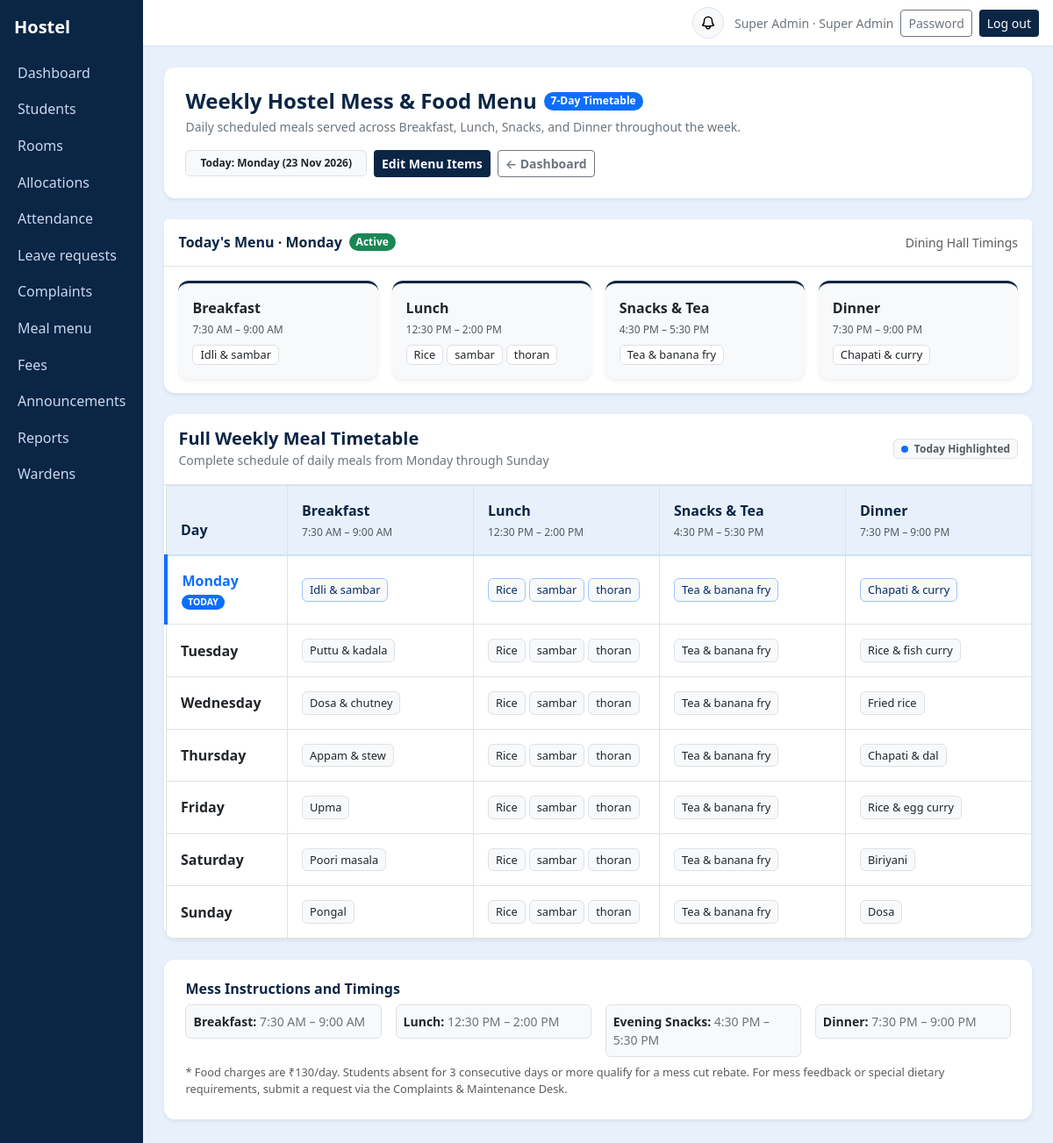
Screenshot of /menu/ (signed in) with the database file from the repository.
### core/models.py (models this page shows, shortened)
class User(AbstractUser):
    ROLES = [("admin", "Super Admin"), ("warden", "Warden"), ("student", "Student"), ("parent", "Parent")]
    role = models.CharField(max_length=10, choices=ROLES, default="student")
    phone = models.CharField(max_length=20, blank=True)
    must_change_password = models.BooleanField(default=False)
    @property
    def display_name(self):
        return self.get_full_name() or self.username

class MealMenu(models.Model):
    DAYS = list(enumerate(["Monday", "Tuesday", "Wednesday", "Thursday", "Friday", "Saturday", "Sunday"]))
    MEALS = [("B", "Breakfast"), ("L", "Lunch"), ("S", "Snacks"), ("D", "Dinner")]
    day = models.PositiveSmallIntegerField(choices=DAYS)
    meal = models.CharField(max_length=1, choices=MEALS)
    items = models.CharField(max_length=300)
    class Meta:
        unique_together = ("day", "meal")
        ordering = ["day", "meal"]

### core/views.py (the view)
# urls.py: path("menu/", v.menu, name="menu"),
@login_required
def menu(request):
    today = date.today()
    today_weekday = today.weekday()  # 0 = Monday, 6 = Sunday
    today_name = dict(m.MealMenu.DAYS).get(today_weekday, "Today")
    meal_meta = [
        {"key": "B", "name": "Breakfast", "timing": "7:30 AM – 9:00 AM"},
        {"key": "L", "name": "Lunch", "timing": "12:30 PM – 2:00 PM"},
        {"key": "S", "name": "Snacks & Tea", "timing": "4:30 PM – 5:30 PM"},
        {"key": "D", "name": "Dinner", "timing": "7:30 PM – 9:00 PM"},
    ]
    all_meals = m.MealMenu.objects.all()
    meals_dict = {(x.day, x.meal): x.items for x in all_meals}
    days_schedule = []
    today_meals = {}
    for day_idx, day_name in m.MealMenu.DAYS:
        day_row = {
            "day_idx": day_idx,
            "day_name": day_name,
            "is_today": (day_idx == today_weekday),
            "meals": [],
        }
        for mm in meal_meta:
            items_str = meals_dict.get((day_idx, mm["key"]), "")
            item_list = [it.strip() for it in items_str.split(",") if it.strip()] if items_str else []
            meal_data = {
                "key": mm["key"],
                "name": mm["name"],
                "timing": mm["timing"],
                "items_str": items_str or "—",
                "items_list": item_list,
            }
            day_row["meals"].append(meal_data)
            if day_idx == today_weekday:
                today_meals[mm["key"]] = meal_data
        days_schedule.append(day_row)
    headers = ["Day"] + [m["name"] for m in meal_meta]
    rows = [
        (d["day_name"], *[m["items_str"] for m in d["meals"]])
        for d in days_schedule
    ]
    return show(
        request,
        "menu",
        title="Weekly Mess Food Menu",
        today=today,
        today_name=today_name,
        today_weekday=today_weekday,
        meal_meta=meal_meta,
        days_schedule=days_schedule,
        today_meals=today_meals,
        headers=headers,
        rows=rows,
        can_manage=request.user.role in STAFF,
    )

### core/views.py (called while the page is built)
def show(request, template, **ctx):
    return render(request, f"core/{template}.html", ctx)

### core/templates/core/menu.html
{% extends "core/base.html" %}{% block content %}
<div class="card p-4 mb-4 bg-white border-0 shadow-sm">
  <div class="d-flex flex-wrap justify-content-between align-items-center gap-3">
    <div>
      <div class="d-flex align-items-center gap-2 mb-1">
        <h4 class="mb-0 fw-bold" style="color:var(--navy);">Weekly Hostel Mess & Food Menu</h4>
        <span class="badge text-bg-primary rounded-pill">7-Day Timetable</span>
      </div>
      <div class="text-secondary small">
        Daily scheduled meals served across Breakfast, Lunch, Snacks, and Dinner throughout the week.
      </div>
    </div>
    <div class="d-flex align-items-center gap-2">
      <span class="badge text-bg-light border text-dark py-2 px-3">
        Today: <b>{{ today_name }}</b> ({{ today|date:"d M Y" }})
      </span>
      {% if can_manage %}
        <a href="{% url 'menu_manage' %}" class="btn btn-sm btn-navy fw-semibold">
          Edit Menu Items
        </a>
      {% endif %}
      <a href="{% url 'home' %}" class="btn btn-sm btn-outline-secondary fw-semibold">
        &larr; Dashboard
      </a>
    </div>
  </div>
</div>
<div class="card mb-4 bg-white border-0 shadow-sm">
  <div class="card-header bg-white border-bottom py-3 d-flex justify-content-between align-items-center">
    <div class="d-flex align-items-center gap-2">
      <h6 class="mb-0 fw-bold" style="color:var(--navy);">
        Today's Menu · {{ today_name }}
      </h6>
      <span class="badge text-bg-success rounded-pill">Active</span>
    </div>
    <span class="text-muted small">Dining Hall Timings</span>
  </div>
  <div class="card-body p-3">
    <div class="row g-3">
      {% for mm in meal_meta %}
        {% with m_today=today_meals|dictsort:mm.key %}
        <div class="col-12 col-sm-6 col-lg-3">
          <div class="card h-100 p-3 bg-light border-0 shadow-sm" style="border-radius: 12px; border-top: 3px solid var(--navy) !important;">
            <div class="d-flex justify-content-between align-items-center mb-1">
              <span class="fw-bold text-dark">{{ mm.name }}</span>
            </div>
            <div class="text-muted small mb-2" style="font-size:0.75rem;">
              {{ mm.timing }}
            </div>
            <div class="mt-auto">
              {% for k, v in today_meals.items %}
                {% if k == mm.key %}
                  {% if v.items_list %}
                    <div class="d-flex flex-wrap gap-1">
                      {% for item in v.items_list %}
                        <span class="badge bg-white border text-dark fw-normal py-1 px-2" style="font-size:0.8rem;">
                          {{ item }}
                        </span>
                      {% endfor %}
                    </div>
                  {% else %}
                    <span class="text-muted small">Not scheduled</span>
                  {% endif %}
                {% endif %}
              {% endfor %}
            </div>
          </div>
        </div>
        {% endwith %}
      {% endfor %}
    </div>
  </div>
</div>
<div class="card mb-4 bg-white border-0 shadow-sm" style="border-radius: 14px; overflow: hidden;">
  <div class="card-header bg-white border-bottom py-3 d-flex flex-wrap justify-content-between align-items-center gap-2">
    <div>
      <h5 class="mb-0 fw-bold" style="color:var(--navy);">
        Full Weekly Meal Timetable
      </h5>
      <span class="text-secondary small">
        Complete schedule of daily meals from Monday through Sunday
      </span>
    </div>
    <div class="d-flex align-items-center gap-2">
      <span class="badge text-bg-light border text-muted">
        <span class="badge bg-primary rounded-circle p-1 me-1"> </span> Today Highlighted
      </span>
    </div>
  </div>
  <div class="table-responsive">
    <table class="table table-bordered table-hover align-middle mb-0" style="min-width: 760px;">
      <thead style="background-color: var(--sky); border-bottom: 2px solid var(--sky2);">
        <tr>
          <th style="width: 14%; color: var(--navy);" class="py-3 px-3">
            Day
          </th>
          {% for mm in meal_meta %}
            <th style="width: 21.5%; color: var(--navy);" class="py-3 px-3">
              <div class="fw-bold mb-1">{{ mm.name }}</div>
              <div class="text-muted small fw-normal" style="font-size: 0.75rem;">
                {{ mm.timing }}
              </div>
            </th>
          {% endfor %}
        </tr>
      </thead>
      <tbody>
        {% for row in days_schedule %}
          <tr {% if row.is_today %}style="background-color: #f1f7fe !important; border-left: 4px solid var(--bs-primary) !important;"{% endif %}>
            <td class="p-3 {% if row.is_today %}bg-white-subtle{% endif %}">
              <div class="d-flex flex-column gap-1">
                <span class="fw-bold {% if row.is_today %}text-primary fs-6{% else %}text-dark{% endif %}">
                  {{ row.day_name }}
                </span>
                {% if row.is_today %}
                  <span class="badge text-bg-primary rounded-pill" style="font-size: 0.65rem; width: fit-content;">
                    TODAY
                  </span>
                {% endif %}
              </div>
            </td>
            {% for m in row.meals %}
              <td class="p-3">
                {% if m.items_list %}
                  <div class="d-flex flex-wrap gap-1">
                    {% for item in m.items_list %}
                      <span class="badge {% if row.is_today %}text-bg-light border border-primary-subtle text-primary-emphasis{% else %}text-bg-light border text-dark{% endif %} fw-normal py-1 px-2" style="font-size: 0.8rem; line-height: 1.3;">
                        {{ item }}
                      </span>
                    {% endfor %}
                  </div>
                {% else %}
                  <span class="text-secondary small fst-italic">—</span>
                {% endif %}
              </td>
            {% endfor %}
          </tr>
        {% endfor %}
      </tbody>
    </table>
  </div>
</div>
<div class="card p-4 bg-white border-0 shadow-sm mb-4">
  <div class="d-flex align-items-center gap-2 mb-2">
    <h6 class="mb-0 fw-bold" style="color:var(--navy);">Mess Instructions and Timings</h6>
  </div>
  <div class="row g-3 small text-secondary">
    <div class="col-12 col-md-3">
      <div class="p-2 border rounded bg-light">
        <span class="fw-bold text-dark">Breakfast:</span> 7:30 AM – 9:00 AM
      </div>
    </div>
    <div class="col-12 col-md-3">
      <div class="p-2 border rounded bg-light">
        <span class="fw-bold text-dark">Lunch:</span> 12:30 PM – 2:00 PM
      </div>
    </div>
    <div class="col-12 col-md-3">
      <div class="p-2 border rounded bg-light">
        <span class="fw-bold text-dark">Evening Snacks:</span> 4:30 PM – 5:30 PM
      </div>
    </div>
    <div class="col-12 col-md-3">
      <div class="p-2 border rounded bg-light">
        <span class="fw-bold text-dark">Dinner:</span> 7:30 PM – 9:00 PM
      </div>
    </div>
    <div class="col-12 text-muted mt-2" style="font-size: 0.8rem;">
      * Food charges are ₹130/day. Students absent for 3 consecutive days or more qualify for a mess cut rebate. For mess feedback or special dietary requirements, submit a request via the Complaints & Maintenance Desk.
    </div>
  </div>
</div>
{% endblock %}

### core/templates/core/base.html (shortened to what this page needs)
{% load static %}<!doctype html>
<html lang="en"><head><meta charset="utf-8"><meta name="viewport" content="width=device-width, initial-scale=1">
<link href="https://cdn.jsdelivr.net/npm/bootstrap@5.3.3/dist/css/bootstrap.min.css" rel="stylesheet">
</head><body>
{% if user.is_authenticated and not hide_nav %}
<div class="d-flex">
 <nav class="sidebar py-3" id="sb"><div class="px-3 pb-3 text-white fs-5 fw-semibold">Hostel</div>
  {% for name, label in nav_items %}<a href="{% url name %}" >{{ label }}</a>{% endfor %}
 </nav>
 <div class="flex-grow-1">
  <div class="topbar d-flex align-items-center justify-content-between px-3 py-2">
   <div class="ms-auto d-flex align-items-center gap-2">
     <div class="dropdown me-1">
       <button class="btn btn-sm btn-light border position-relative rounded-circle p-2 d-flex align-items-center justify-content-center" style="width:36px; height:36px;" type="button" id="notifDropdown" data-bs-toggle="dropdown" aria-expanded="false" title="Notifications">
       </button>
     </div>
     <span class="text-secondary small d-none d-sm-inline">{{ user.display_name }} · {{ user.get_role_display }}</span>
     <a class="btn btn-sm btn-outline-secondary" href="{% url 'password' %}">Password</a>
     <form method="post" action="{% url 'logout' %}" class="d-inline">{% csrf_token %}<button class="btn btn-sm btn-navy">Log out</button></form>
   </div>
  </div>
  <main class="p-3 p-md-4">
{% else %}<main class="container py-4">{% endif %}
  {% block content %}{% endblock %}
 </main>
{% if user.is_authenticated and not hide_nav %}</div></div>{% endif %}
</body></html>

### core/templates/core/base.html (style rules this page uses)
:root { --navy:#0b2545;--sky:#e8f1fb;--sky2:#cfe2f7 }
body { background:var(--sky);min-height:100vh }
.sidebar { background:var(--navy);width:230px;min-height:100vh }
.sidebar a { color:#c9d8ec;text-decoration:none;display:block;padding:.55rem 1.25rem }
.topbar { background:#fff;border-bottom:1px solid var(--sky2) }
.card { border:1px solid var(--sky2); border-radius:12px; box-shadow:0 2px 6px rgba(11,37,69,0.03) }
.btn-navy { background:var(--navy);color:#fff }
.table thead th { background:var(--sky);color:var(--navy);font-weight:600 }

### rows the page displays
User: display_name "Super Admin", role "Super Admin", last_login "23 Nov 2026"
MealMenu: items_list "Idli & sambar", items_list "Idli & sambar"
MealMenu: items_list "Tea & banana fry", items_list "Tea & banana fry"
MealMenu: items_list "Chapati & curry", items_list "Chapati & curry"
MealMenu: items_list "Puttu & kadala"
MealMenu: items_list "Tea & banana fry"
MealMenu: items_list "Rice & fish curry"
MealMenu: items_list "Dosa & chutney"
MealMenu: items_list "Tea & banana fry"
MealMenu: items_list "Fried rice"
MealMenu: items_list "Appam & stew"
MealMenu: items_list "Tea & banana fry"
MealMenu: items_list "Chapati & dal"
MealMenu: items_list "Upma"
MealMenu: items_list "Tea & banana fry"
MealMenu: items_list "Rice & egg curry"
MealMenu: items_list "Poori masala"
MealMenu: items_list "Tea & banana fry"
MealMenu: items_list "Biriyani"
MealMenu: items_list "Pongal"
MealMenu: items_list "Tea & banana fry"
MealMenu: items_list "Dosa"

### other values shown
{{ label }} "Dashboard" "Students" "Rooms" "Allocations" "Attendance" "Leave requests" "Complaints" "Meal menu" "Fees" "Announcements" "Reports" "Wardens"
{{ today_name }} "Monday"
{{ mm.name }} "Breakfast" "Lunch" "Snacks & Tea" "Dinner"
{{ mm.timing }} "7:30 AM – 9:00 AM" "12:30 PM – 2:00 PM" "4:30 PM – 5:30 PM" "7:30 PM – 9:00 PM"
{{ item }} "Rice" "sambar" "thoran"
{{ row.day_name }} "Monday" "Tuesday" "Wednesday" "Thursday" "Friday" "Saturday" "Sunday"
{{ item }} "Rice" "sambar" "thoran" "Rice" "sambar" "thoran" "Rice" "sambar" "thoran" "Rice" "sambar" "thoran" "Rice" "sambar" "thoran" "Rice" "sambar" "thoran" "Rice" "sambar" "thoran"
